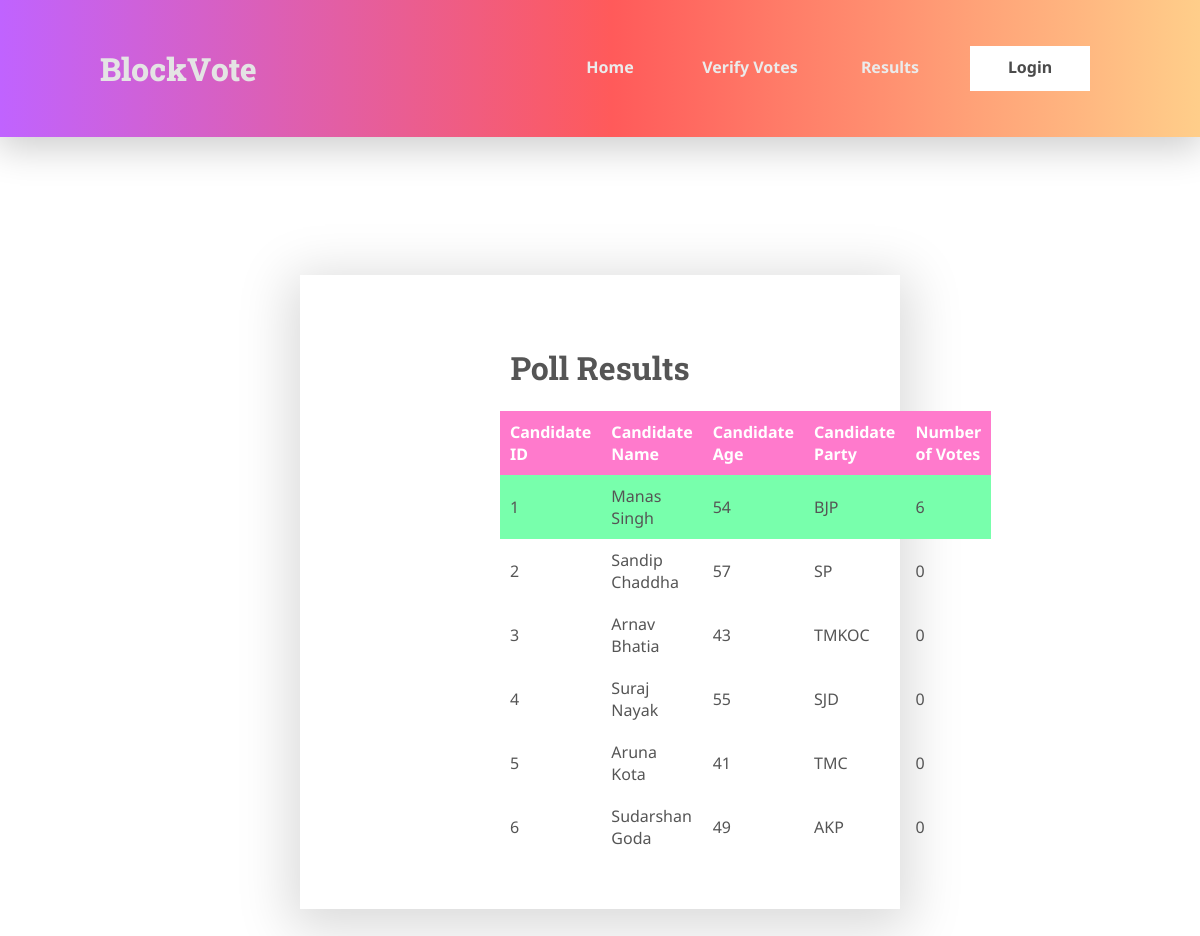
Screenshot of /results (signed in) with the database file from the repository.
### poll/models.py (models this page shows)
class Candidate(models.Model):
    candidateID = models.IntegerField(primary_key=True)
    name = models.CharField(max_length=100)
    age = models.IntegerField(default=18)
    party = models.CharField(max_length=100)
    criminalRecords = models.BooleanField(default=False)
    count = models.IntegerField(default=0)

### poll/views.py (the view, shortened to what this page needs)
# urls.py: path('results', views.result, name='result'),
def result(request):
    if request.method == "GET":
        global result_calculated
        vote_verification = verifyVotes()
        context = {
            "candidates": models.Candidate.objects.order_by("count").reverse(),
            "winner": models.Candidate.objects.order_by("count").reverse()[0]
        }
        return render(request, "poll/results.html", context)

### poll/views.py (called while the page is built, shortened)
def verifyVotes():
    block_count = models.Block.objects.count()
    tampered_block_list = []
    return tampered_block_list

### poll/templates/poll/results.html
{% extends 'poll/base.html' %} {% block content %}
<div class="content-title" role="alert">
  <h1>Poll Results</h1>
</div>
<table class="table table-hover text-center">
  <thead class="thead-dark">
    <tr>
      <th scope="col">Candidate ID</th>
      <th scope="col">Candidate Name</th>
      <th scope="col">Candidate Age</th>
      <th scope="col">Candidate Party</th>
      <th scope="col">Number of Votes</th>
    </tr>
  </thead>
  {% if candidates %}
  <tbody>
    {% for candidate in candidates %}
    <tr
      style="{% if candidate == winner %} background-color: rgb(120, 255, 172); {% endif %}"
    >
      <td scope="row">{{ candidate.candidateID }}</td>
      <td>{{ candidate.name }}</td>
      <td>{{ candidate.age }}</td>
      <td>{{ candidate.party }}</td>
      <td>{{ candidate.count }}</td>
    </tr>
    {% endfor %}
  </tbody>
</table>
{% else %}
<p>No candidates yet</p>
{% endif %} {% endblock content %}

### poll/static/poll/base.css (style rules this page uses)
* { font-family: "Noto Sans", sans-serif; }
h1, h2, h3, h4, h5, h6, h7 { font-family: "Roboto Slab", serif; }
body, .container-content { color: rgb(85, 85, 85); background-color: rgb(255, 255, 255); margin: 0; padding: 0; display: flex; flex-direction: column; justify-content: center; }
.content-title { text-align: center; }
.table { width: 100%; border-collapse: collapse; }
.table td, .table th { text-align: left; padding: 10px; }
.table th { font-weight: bold; color: white; border-style: none; background-color: rgb(255, 122, 204); }

### poll/static/poll/navbar.css (style rules this page uses)
body { overflow-y: scroll; scrollbar-width: none; -ms-overflow-style: none; }

### rows the page displays
Candidate: candidateID "1", name "Manas Singh", age "54", party "BJP", count "6"
Candidate: candidateID "2", name "Sandip Chaddha", age "57", party "SP", count "0"
Candidate: candidateID "3", name "Arnav Bhatia", age "43", party "TMKOC", count "0"
Candidate: candidateID "4", name "Suraj Nayak", age "55", party "SJD", count "0"
Candidate: candidateID "5", name "Aruna Kota", age "41", party "TMC", count "0"
Candidate: candidateID "6", name "Sudarshan Goda", age "49", party "AKP", count "0"
